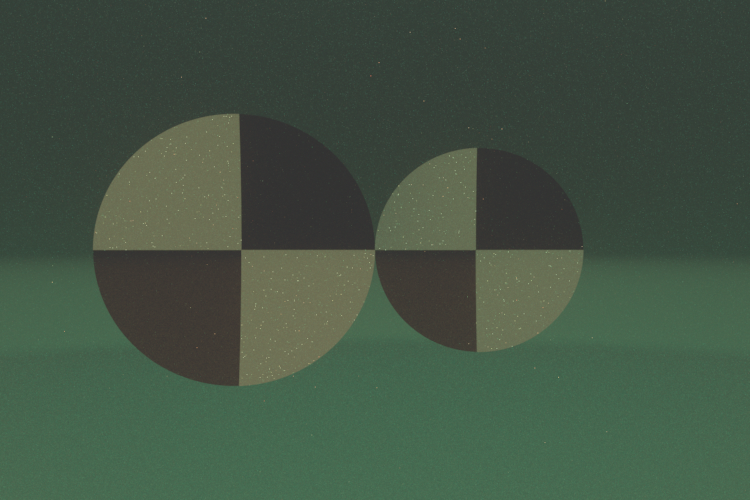
#> input picture simulations/same_image_noised/000.png, 750 x 500 px; its folder holds only this picture in this run
$ python calc_statistics.py
#> lines starting #> are read from the running program, lines starting #| are printed output that depends on the picture
#> in read_imgs_gray, `imgs = np.stack(imgs_list, axis=2)`:
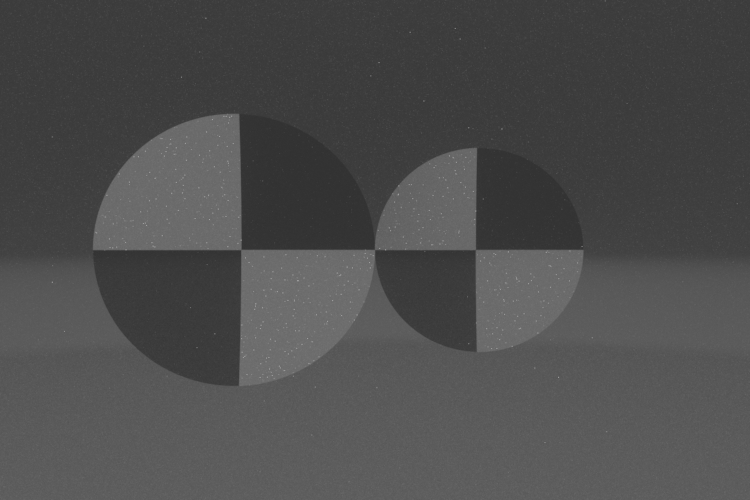
#> imgs: shape (500, 750, 1); min 49, max 159, mean 77.2
import cv2
import numpy as np
import os
import matplotlib.pyplot as plt


imgs_path = "./same_image_noised"


def calc_mean(imgs):
    """
    calculate mean per pixel across all images
    :param imgs: np.array (imH x imW x N) where N is the # of images
    :return: np.array (imH x im W) with mean per pixel
    """
    return np.mean(imgs, axis=2)


def cal_variance(imgs):
    """
    calculate variance per pixel across all images
    :param imgs: np.array (imH x imW x N) where N is the # of images
    :return: np.array (imH x im W) with variance per pixel
    """
    return np.var(imgs, axis=2)
#> returned value: shape (500, 750) float64; every value is 0


def plot_var_vs_mean(mean, var):
    fig = plt.figure(figsize=(8, 5))
    ax = fig.add_subplot(1, 1, 1)
    ax.scatter(x=mean, y=var, s=0.5)
    ax.set_title('Variance vs Mean')
    ax.set_xlabel('Mean')
    ax.set_ylabel('Variance')
    pass


def main():
    imgs = read_imgs_gray(imgs_path)
    mean_mat = calc_mean(imgs)
    display_image(mean_mat, 'Mean')
    var_mat  = cal_variance(imgs)
    display_image(var_mat, 'Variance')
    plot_var_vs_mean(mean=mean_mat.flatten(), var=var_mat.flatten())
    plt.show()
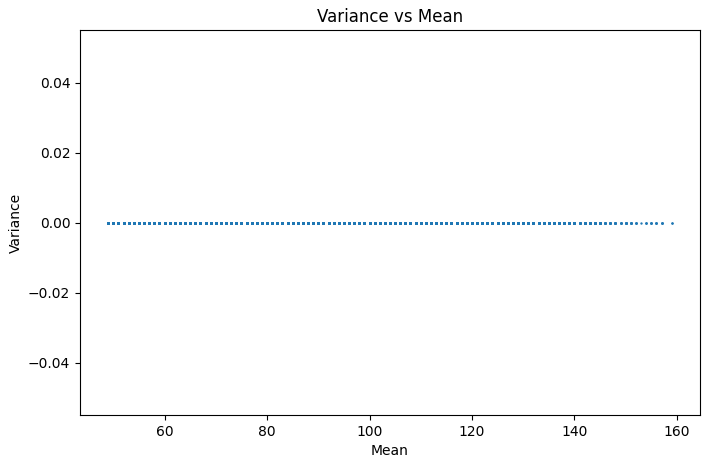
#> figure drawn by matplotlib, 1 panel


def read_imgs_gray(path):
    """
    read stacked matrix of the images
    :param path: directory for images to read
    :return: imgs: np.array (imH X imW X N) where N in the number of images, containing grayscale images
    """
    imgs_list = []
    for p in os.listdir(path):
        if not p.endswith(".png"): continue
        imgs_list.append(cv2.cvtColor(cv2.imread(os.path.join(path, p)), cv2.COLOR_BGR2GRAY))
    imgs = np.stack(imgs_list, axis=2)
    return imgs


def display_image(img, title: str):
    fig = plt.figure(figsize=(8, 5))
    ax = fig.add_subplot(1, 1, 1)
    ax.imshow(img, cmap="gray")
    ax.set_title(title)


if __name__ == "__main__":
    main()
